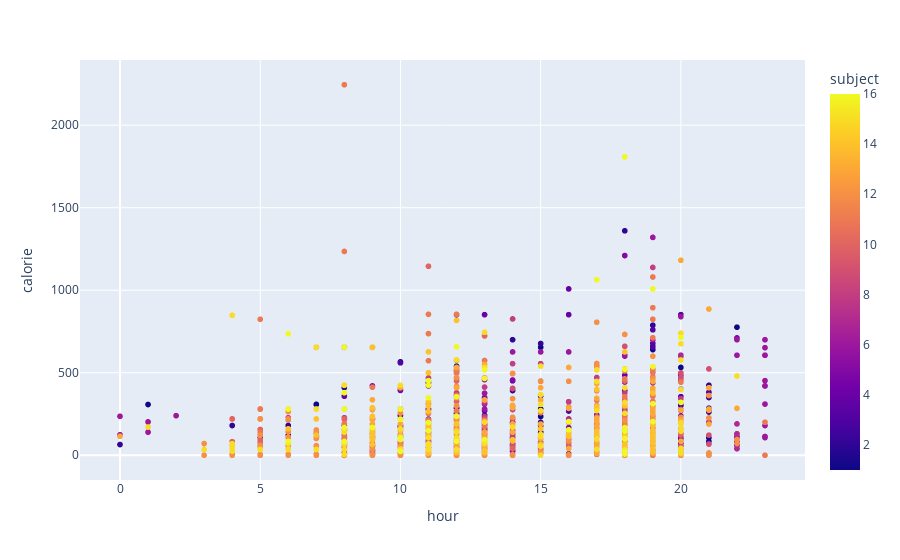

Notebook source saved alongside this figure:
### Code cell
px.scatter(data_frame=entire_dataset, x='hour', y='calorie', color='subject')

### Figure 1 — Plotly figure (JSON) as saved in the notebook; plotly's stock layout.template omitted (floating-point values rounded to 4 significant figures; data arrays with more than 128 entries replaced by an {"elided": "..."} marker saying what was removed)
{"data": [{"hovertemplate": "hour=%{x}<br>calorie=%{y}<br>subject=%{marker.color}<extra></extra>", "legendgroup": "", "marker": {"color": {"elided": "1422 int values"}, "coloraxis": "coloraxis", "symbol": "circle"}, "mode": "markers", "name": "", "showlegend": false, "type": "scattergl", "x": {"elided": "1422 int values"}, "xaxis": "x", "y": {"elided": "1422 float values"}, "yaxis": "y"}], "layout": {"coloraxis": {"colorbar": {"title": {"text": "subject"}}, "colorscale": [[0, "#0d0887"], [0.1111, "#46039f"], [0.2222, "#7201a8"], [0.3333, "#9c179e"], [0.4444, "#bd3786"], [0.5556, "#d8576b"], [0.6667, "#ed7953"], [0.7778, "#fb9f3a"], [0.8889, "#fdca26"], [1, "#f0f921"]]}, "legend": {"tracegroupgap": 0}, "margin": {"t": 60}, "xaxis": {"anchor": "y", "domain": [0, 1], "title": {"text": "hour"}}, "yaxis": {"anchor": "x", "domain": [0, 1], "title": {"text": "calorie"}}}}
